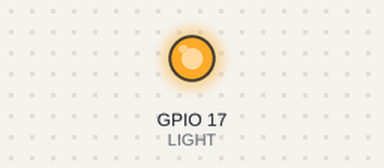
A program run on a simulated Raspberry Pi (BCM pin numbers). Parts: output pins drawn as LEDs (lit = HIGH). The clock reads 2024-03-15 10:24:30 at power-on unless the program sets it; the WebIOPi server calls setup() once and loop() repeatedly.

Above: at 0.1 s.
Timing chart, 0 to 1.6 s (numbered marks = the images above):
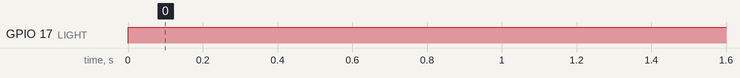

Measured:
- by itself, GPIO 17 (LIGHT): LOW → HIGH at 0.00 s

The program:

scriptLed17.py
```python
import webiopi
import datetime

GPIO = webiopi.GPIO

LIGHT = 17 # GPIO pin using BCM numbering

HOUR_ON  = 8  # Turn Light ON at 08:00
HOUR_OFF = 18 # Turn Light OFF at 18:00

# setup function is automatically called at WebIOPi startup
def setup():
    # set the GPIO used by the light to output
    GPIO.setFunction(LIGHT, GPIO.OUT)

    # retrieve current datetime
    now = datetime.datetime.now()

    # test if we are between ON time and tun the light ON
    if ((now.hour >= HOUR_ON) and (now.hour < HOUR_OFF)):
        GPIO.digitalWrite(LIGHT, GPIO.HIGH)

# loop function is repeatedly called by WebIOPi
def loop():
    # retrieve current datetime
    now = datetime.datetime.now()

    # toggle light ON all days at the correct time
    if ((now.hour == HOUR_ON) and (now.minute == 0) and (now.second == 0)):
        if (GPIO.digitalRead(LIGHT) == GPIO.LOW):
            GPIO.digitalWrite(LIGHT, GPIO.HIGH)

    # toggle light OFF
    if ((now.hour == HOUR_OFF) and (now.minute == 0) and (now.second == 0)):
        if (GPIO.digitalRead(LIGHT) == GPIO.HIGH):
            GPIO.digitalWrite(LIGHT, GPIO.LOW)

    # gives CPU some time before looping again
    webiopi.sleep(1)

# destroy function is called at WebIOPi shutdown
def destroy():
    GPIO.digitalWrite(LIGHT, GPIO.LOW)
```
